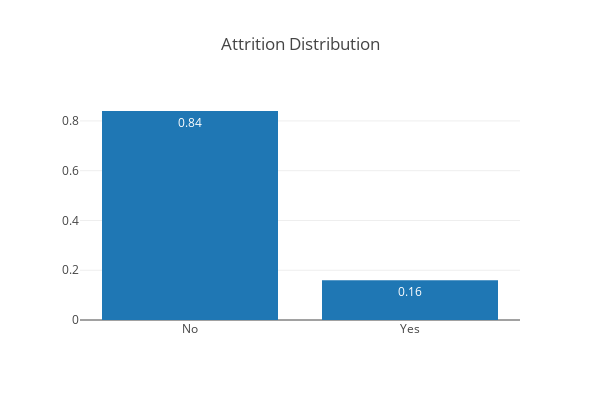

Notebook code cell kept with this figure:
### Markdown cell above
##### plotly In percentages

### Code cell
temp = hr_data.Attrition.value_counts()
trace = go.Bar(x=temp.index,
               y= np.round(temp.astype(float)/temp.values.sum(),2),
               text = np.round(temp.astype(float)/temp.values.sum(),2),
               textposition = 'auto',
               name = 'Attrition')
data = [trace]
layout = go.Layout(
    autosize=False,
    width=600,
    height=400,title = "Attrition Distribution"
)

fig = go.Figure(data=data, layout=layout)
iplot(fig)
del temp

### Figure 1 — Plotly figure (JSON) as saved in the notebook; plotly's stock layout.template omitted (floating-point values rounded to 4 significant figures)
{"data": [{"name": "Attrition", "text": ["0.84", "0.16"], "textposition": "auto", "type": "bar", "uid": "97543ca2-a36e-11e8-8d8f-dc4a3ef6a0a1", "x": ["No", "Yes"], "y": [0.84, 0.16]}], "layout": {"autosize": false, "height": 400, "title": "Attrition Distribution", "width": 600}}
